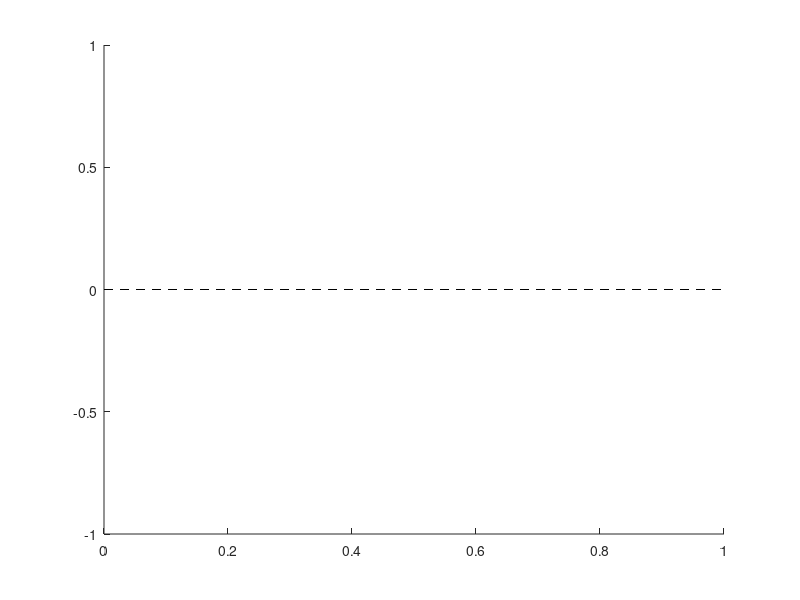

Recreate this plot in MATLAB.
function l = hline(y0, varargin)
%In the newer MATLAB versions you can use yline(y0).
if nargin < 1
  y0 = 0;
end
a = axis;
l = line([a(1) a(2)], [y0 y0]);
set(l, 'LineStyle', '--', 'LineWidth', 0.5, 'color', 'k');

if length(varargin) > 0
  set(l, varargin{:});
end
end
